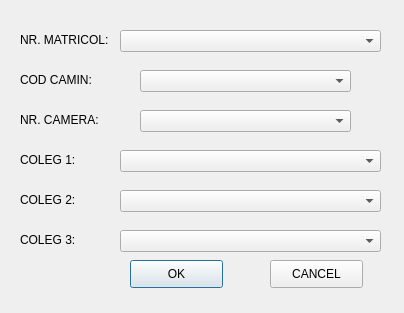
<?xml version="1.0" encoding="UTF-8"?>
<ui version="4.0">
 <class>updateOptiuni</class>
 <widget class="QDialog" name="updateOptiuni">
  <property name="geometry">
   <rect>
    <x>0</x>
    <y>0</y>
    <width>404</width>
    <height>313</height>
   </rect>
  </property>
  <property name="minimumSize">
   <size>
    <width>404</width>
    <height>313</height>
   </size>
  </property>
  <property name="maximumSize">
   <size>
    <width>404</width>
    <height>313</height>
   </size>
  </property>
  <property name="windowTitle">
   <string>Update Optiuni</string>
  </property>
  <widget class="QLabel" name="label_2">
   <property name="geometry">
    <rect>
     <x>20</x>
     <y>30</y>
     <width>101</width>
     <height>20</height>
    </rect>
   </property>
   <property name="text">
    <string>NR. MATRICOL:</string>
   </property>
  </widget>
  <widget class="QComboBox" name="codCaminBox">
   <property name="geometry">
    <rect>
     <x>140</x>
     <y>70</y>
     <width>211</width>
     <height>22</height>
    </rect>
   </property>
  </widget>
  <widget class="QPushButton" name="okInsert">
   <property name="geometry">
    <rect>
     <x>130</x>
     <y>260</y>
     <width>93</width>
     <height>28</height>
    </rect>
   </property>
   <property name="text">
    <string>OK</string>
   </property>
  </widget>
  <widget class="QLabel" name="label_7">
   <property name="geometry">
    <rect>
     <x>20</x>
     <y>190</y>
     <width>101</width>
     <height>20</height>
    </rect>
   </property>
   <property name="text">
    <string>COLEG 2:</string>
   </property>
  </widget>
  <widget class="QPushButton" name="cancelInsert">
   <property name="geometry">
    <rect>
     <x>270</x>
     <y>260</y>
     <width>93</width>
     <height>28</height>
    </rect>
   </property>
   <property name="text">
    <string>CANCEL</string>
   </property>
  </widget>
  <widget class="QComboBox" name="nrCameraBox">
   <property name="geometry">
    <rect>
     <x>140</x>
     <y>110</y>
     <width>211</width>
     <height>22</height>
    </rect>
   </property>
  </widget>
  <widget class="QComboBox" name="coleg3Box">
   <property name="geometry">
    <rect>
     <x>120</x>
     <y>230</y>
     <width>261</width>
     <height>22</height>
    </rect>
   </property>
  </widget>
  <widget class="QLabel" name="label_6">
   <property name="geometry">
    <rect>
     <x>20</x>
     <y>230</y>
     <width>101</width>
     <height>20</height>
    </rect>
   </property>
   <property name="text">
    <string>COLEG 3:</string>
   </property>
  </widget>
  <widget class="QComboBox" name="coleg1Box">
   <property name="geometry">
    <rect>
     <x>120</x>
     <y>150</y>
     <width>261</width>
     <height>22</height>
    </rect>
   </property>
  </widget>
  <widget class="QComboBox" name="coleg2Box">
   <property name="geometry">
    <rect>
     <x>120</x>
     <y>190</y>
     <width>261</width>
     <height>22</height>
    </rect>
   </property>
  </widget>
  <widget class="QLabel" name="label_4">
   <property name="geometry">
    <rect>
     <x>20</x>
     <y>110</y>
     <width>101</width>
     <height>20</height>
    </rect>
   </property>
   <property name="text">
    <string>NR. CAMERA:</string>
   </property>
  </widget>
  <widget class="QComboBox" name="nrMatricolBox">
   <property name="geometry">
    <rect>
     <x>120</x>
     <y>30</y>
     <width>261</width>
     <height>22</height>
    </rect>
   </property>
  </widget>
  <widget class="QLabel" name="label_5">
   <property name="geometry">
    <rect>
     <x>20</x>
     <y>150</y>
     <width>101</width>
     <height>20</height>
    </rect>
   </property>
   <property name="text">
    <string>COLEG 1:</string>
   </property>
  </widget>
  <widget class="QLabel" name="label_3">
   <property name="geometry">
    <rect>
     <x>20</x>
     <y>70</y>
     <width>101</width>
     <height>20</height>
    </rect>
   </property>
   <property name="text">
    <string>COD CAMIN:</string>
   </property>
  </widget>
 </widget>
 <resources/>
 <connections/>
</ui>
